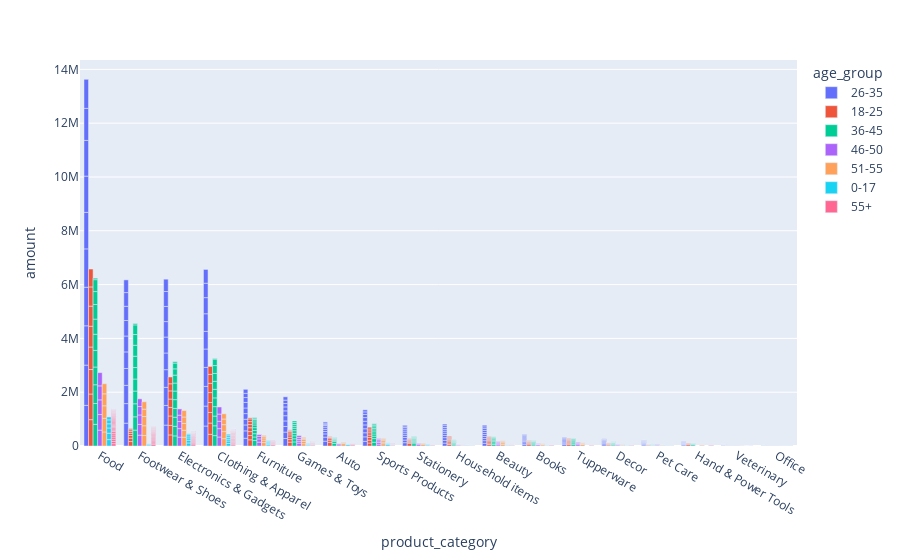

Notebook cell for this chart:
### Code cell
MV1 = df.groupby(["product_category","age","age_group"],as_index=False)["amount"].sum()
MV1 = MV1.sort_values('amount', ascending=False)
px.bar(data_frame= MV1, x= "product_category",y= "amount",color="age_group",hover_data=["age"],barmode='group')

### Figure 1 — Plotly figure (JSON) as saved in the notebook; plotly's stock layout.template omitted (floating-point values rounded to 4 significant figures; data arrays with more than 128 entries replaced by an {"elided": "..."} marker saying what was removed)
{"data": [{"alignmentgroup": "True", "customdata": {"elided": "176x1 int values"}, "hovertemplate": "age_group=26-35<br>product_category=%{x}<br>amount=%{y}<br>age=%{customdata[0]}<extra></extra>", "legendgroup": "26-35", "marker": {"color": "#636efa", "pattern": {"shape": ""}}, "name": "26-35", "offsetgroup": "26-35", "orientation": "v", "showlegend": true, "textposition": "auto", "type": "bar", "x": {"elided": "176 str values"}, "xaxis": "x", "y": {"elided": "176 float values"}, "yaxis": "y"}, {"alignmentgroup": "True", "customdata": {"elided": "133x1 int values"}, "hovertemplate": "age_group=18-25<br>product_category=%{x}<br>amount=%{y}<br>age=%{customdata[0]}<extra></extra>", "legendgroup": "18-25", "marker": {"color": "#EF553B", "pattern": {"shape": ""}}, "name": "18-25", "offsetgroup": "18-25", "orientation": "v", "showlegend": true, "textposition": "auto", "type": "bar", "x": {"elided": "133 str values"}, "xaxis": "x", "y": {"elided": "133 int values"}, "yaxis": "y"}, {"alignmentgroup": "True", "customdata": {"elided": "178x1 int values"}, "hovertemplate": "age_group=36-45<br>product_category=%{x}<br>amount=%{y}<br>age=%{customdata[0]}<extra></extra>", "legendgroup": "36-45", "marker": {"color": "#00cc96", "pattern": {"shape": ""}}, "name": "36-45", "offsetgroup": "36-45", "orientation": "v", "showlegend": true, "textposition": "auto", "type": "bar", "x": {"elided": "178 str values"}, "xaxis": "x", "y": {"elided": "178 float values"}, "yaxis": "y"}, {"alignmentgroup": "True", "customdata": [[47], [50], [46], [49], [48], [47], [48], [49], [50], [47], [50], [46], [46], [50], [48], [47], [49], [46], [48], [49], [47], [50], [46], [46], [47], [50], [48], [49], [47], [48], [50], [46], [49], [48], [48], [46], [46], [48], [50], [48], [48], [50], [47], [49], [49], [49], [47], [49], [47], [50], [47], [47], [50], [47], [46], [50], [49], [46], [50], [49], [49], [46], [47], [49], [48], [48], [48], [46], [48], [49], [46], [50], [48], [47], [50], [49]], "hovertemplate": "age_group=46-50<br>product_category=%{x}<br>amount=%{y}<br>age=%{customdata[0]}<extra></extra>", "legendgroup": "46-50", "marker": {"color": "#ab63fa", "pattern": {"shape": ""}}, "name": "46-50", "offsetgroup": "46-50", "orientation": "v", "showlegend": true, "textposition": "auto", "type": "bar", "x": ["Food", "Food", "Food", "Food", "Food", "Footwear & Shoes", "Footwear & Shoes", "Footwear & Shoes", "Clothing & Apparel", "Electronics & Gadgets", "Electronics & Gadgets", "Footwear & Shoes", "Clothing & Apparel", "Footwear & Shoes", "Clothing & Apparel", "Clothing & Apparel", "Clothing & Apparel", "Electronics & Gadgets", "Electronics & Gadgets", "Electronics & Gadgets", "Furniture", "Furniture", "Games & Toys", "Furniture", "Games & Toys", "Sports Products", "Games & Toys", "Games & Toys", "Sports Products", "Furniture", "Games & Toys", "Sports Products", "Stationery", "Tupperware", "Sports Products", "Beauty", "Auto", "Books", "Tupperware", "Auto", "Beauty", "Beauty", "Stationery", "Tupperware", "Sports Products", "Beauty", "Decor", "Household items", "Tupperware", "Pet Care", "Household items", "Pet Care", "Household items", "Beauty", "Books", "Decor", "Furniture", "Decor", "Books", "Books", "Pet Care", "Pet Care", "Books", "Decor", "Pet Care", "Decor", "Household items", "Veterinary", "Office", "Veterinary", "Household items", "Veterinary", "Veterinary", "Office", "Office", "Office"], "xaxis": "x", "y": [589758, 579804, 545647, 520793, 490779, 403808, 398205, 351724, 334687, 330481, 315983, 312127, 310582, 287069, 274179, 267127, 263605, 262913, 237218, 231342, 144606, 118759, 107648, 97980, 72809, 70249, 69020, 68095, 67147, 65875, 65823, 53505, 51747, 50396, 48452, 45139, 42520, 41601, 41223, 37220, 36020, 34607, 34074, 33594, 32524, 32204, 29841, 21367, 20739, 20700, 19854, 19667, 19275, 18343, 18050, 18036, 16649, 13942, 13264, 13051, 12607, 11377, 10392, 7806, 6991, 6140, 5486, 3176, 2508, 2155, 1515, 1429, 1072, 591, 584, 569], "yaxis": "y"}, {"alignmentgroup": "True", "customdata": [[53], [51], [52], [54], [52], [55], [55], [53], [54], [54], [54], [51], [51], [51], [52], [53], [55], [52], [53], [55], [51], [52], [53], [55], [53], [55], [53], [54], [52], [54], [52], [53], [54], [55], [54], [51], [51], [55], [55], [52], [51], [53], [55], [55], [52], [54], [54], [55], [52], [52], [51], [53], [51], [54], [55], [52], [51], [53], [51], [52], [53], [54], [54], [55], [55], [51], [54], [52], [51], [53], [55], [53], [51], [52], [54]], "hovertemplate": "age_group=51-55<br>product_category=%{x}<br>amount=%{y}<br>age=%{customdata[0]}<extra></extra>", "legendgroup": "51-55", "marker": {"color": "#FFA15A", "pattern": {"shape": ""}}, "name": "51-55", "offsetgroup": "51-55", "orientation": "v", "showlegend": true, "textposition": "auto", "type": "bar", "x": ["Food", "Food", "Food", "Food", "Footwear & Shoes", "Food", "Footwear & Shoes", "Footwear & Shoes", "Electronics & Gadgets", "Footwear & Shoes", "Clothing & Apparel", "Footwear & Shoes", "Clothing & Apparel", "Electronics & Gadgets", "Clothing & Apparel", "Electronics & Gadgets", "Electronics & Gadgets", "Electronics & Gadgets", "Clothing & Apparel", "Clothing & Apparel", "Furniture", "Furniture", "Games & Toys", "Sports Products", "Auto", "Games & Toys", "Furniture", "Games & Toys", "Stationery", "Sports Products", "Beauty", "Sports Products", "Beauty", "Tupperware", "Furniture", "Sports Products", "Games & Toys", "Furniture", "Books", "Games & Toys", "Beauty", "Beauty", "Stationery", "Decor", "Sports Products", "Auto", "Hand & Power Tools", "Auto", "Household items", "Tupperware", "Tupperware", "Tupperware", "Auto", "Books", "Beauty", "Books", "Books", "Household items", "Decor", "Pet Care", "Pet Care", "Decor", "Pet Care", "Household items", "Pet Care", "Pet Care", "Household items", "Veterinary", "Household items", "Veterinary", "Office", "Office", "Office", "Office", "Office"], "xaxis": "x", "y": [521442, 507790, 465509, 444520, 388062, 376072, 364681, 343190, 327550, 274628, 273983, 273130, 261454, 259089, 258373, 251059, 240495, 238889, 209581, 193167, 126689, 94024, 85613, 83671, 83657, 81432, 77389, 71533, 63684, 60068, 59492, 56680, 56203, 54291, 53355, 48858, 42745, 40713, 39351, 39095, 33479, 25746, 25449, 25395, 24451, 23568, 23434, 23302, 23017, 20757, 20644, 20561, 18568, 18533, 15238, 12865, 10672, 9879, 9727, 8445, 8430, 7956, 7792, 5290, 4795, 4286, 3017, 2784, 2367, 1722, 1714, 764, 745, 740, 570], "yaxis": "y"}, {"alignmentgroup": "True", "customdata": [[13], [15], [16], [17], [12], [16], [14], [12], [12], [15], [17], [13], [15], [13], [17], [14], [16], [16], [16], [12], [16], [16], [15], [15], [14], [17], [13], [17], [12], [16], [12], [16], [13], [16], [14], [17], [14], [14], [15], [17], [15], [14], [13], [14], [14], [13], [17], [16], [15], [17], [15], [15], [14], [15], [13], [17], [14], [13], [13], [12], [14], [17], [12]], "hovertemplate": "age_group=0-17<br>product_category=%{x}<br>amount=%{y}<br>age=%{customdata[0]}<extra></extra>", "legendgroup": "0-17", "marker": {"color": "#19d3f3", "pattern": {"shape": ""}}, "name": "0-17", "offsetgroup": "0-17", "orientation": "v", "showlegend": true, "textposition": "auto", "type": "bar", "x": ["Food", "Food", "Food", "Food", "Food", "Electronics & Gadgets", "Food", "Electronics & Gadgets", "Clothing & Apparel", "Clothing & Apparel", "Electronics & Gadgets", "Electronics & Gadgets", "Electronics & Gadgets", "Clothing & Apparel", "Clothing & Apparel", "Clothing & Apparel", "Clothing & Apparel", "Sports Products", "Auto", "Furniture", "Stationery", "Footwear & Shoes", "Footwear & Shoes", "Furniture", "Furniture", "Furniture", "Furniture", "Sports Products", "Games & Toys", "Furniture", "Sports Products", "Games & Toys", "Games & Toys", "Household items", "Electronics & Gadgets", "Beauty", "Beauty", "Sports Products", "Stationery", "Games & Toys", "Games & Toys", "Footwear & Shoes", "Stationery", "Books", "Games & Toys", "Auto", "Decor", "Beauty", "Household items", "Household items", "Sports Products", "Beauty", "Household items", "Pet Care", "Household items", "Pet Care", "Pet Care", "Office", "Beauty", "Office", "Office", "Office", "Veterinary"], "xaxis": "x", "y": [237977, 236560, 195134, 155798, 146010, 113619, 108510, 101453, 95369, 89191, 83809, 73729, 69891, 69236, 65317, 64897, 53001, 48220, 47151, 44227, 33561, 33405, 32893, 32704, 32700, 32574, 28786, 27170, 26200, 24382, 24355, 23073, 22984, 20896, 14165, 13933, 13517, 13495, 13250, 12994, 12713, 12609, 12608, 10249, 9958, 9732, 7956, 7625, 6401, 5482, 5445, 4553, 3045, 2782, 2397, 2144, 2130, 1517, 1501, 952, 762, 560, 396], "yaxis": "y"}, {"alignmentgroup": "True", "customdata": {"elided": "213x1 int values"}, "hovertemplate": "age_group=55+<br>product_category=%{x}<br>amount=%{y}<br>age=%{customdata[0]}<extra></extra>", "legendgroup": "55+", "marker": {"color": "#FF6692", "pattern": {"shape": ""}}, "name": "55+", "offsetgroup": "55+", "orientation": "v", "showlegend": true, "textposition": "auto", "type": "bar", "x": {"elided": "213 str values"}, "xaxis": "x", "y": {"elided": "213 int values"}, "yaxis": "y"}], "layout": {"barmode": "group", "legend": {"title": {"text": "age_group"}, "tracegroupgap": 0}, "margin": {"t": 60}, "xaxis": {"anchor": "y", "domain": [0, 1], "title": {"text": "product_category"}}, "yaxis": {"anchor": "x", "domain": [0, 1], "title": {"text": "amount"}}}}
